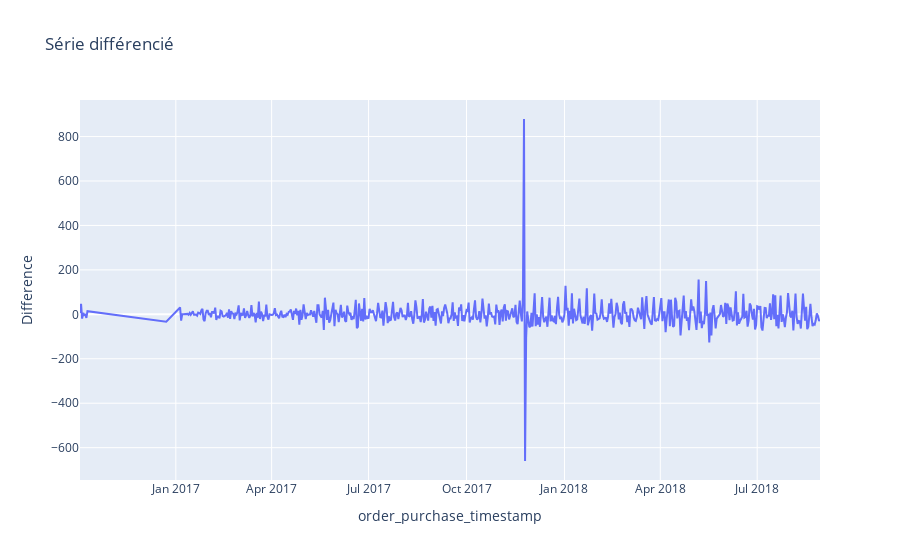

The notebook cell this image was saved under:
### Code cell
# Différenciation pour rendre la série stationnaire
differenced = commandes_par_mois_annee['Ventes'].diff().dropna()
display(differenced)
differenced=differenced.reset_index(name="Difference")
display(differenced)
#Afficher la série différienciée

import plotly.express as px


fig = px.line(differenced, x="order_purchase_timestamp", y="Difference" ,title='Série différencié')
fig.show()

### Figure 1 — Plotly figure (JSON) as saved in the notebook; plotly's stock layout.template omitted (floating-point values rounded to 4 significant figures; data arrays with more than 128 entries replaced by an {"elided": "..."} marker saying what was removed)
{"data": [{"hovertemplate": "order_purchase_timestamp=%{x}<br>Difference=%{y}<extra></extra>", "legendgroup": "", "line": {"color": "#636efa", "dash": "solid"}, "marker": {"symbol": "circle"}, "mode": "lines", "name": "", "orientation": "v", "showlegend": false, "type": "scatter", "x": {"elided": "611 str values"}, "xaxis": "x", "y": {"elided": "611 int values"}, "yaxis": "y"}], "layout": {"legend": {"tracegroupgap": 0}, "title": {"text": "Série différencié"}, "xaxis": {"anchor": "y", "domain": [0, 1], "title": {"text": "order_purchase_timestamp"}}, "yaxis": {"anchor": "x", "domain": [0, 1], "title": {"text": "Difference"}}}}
